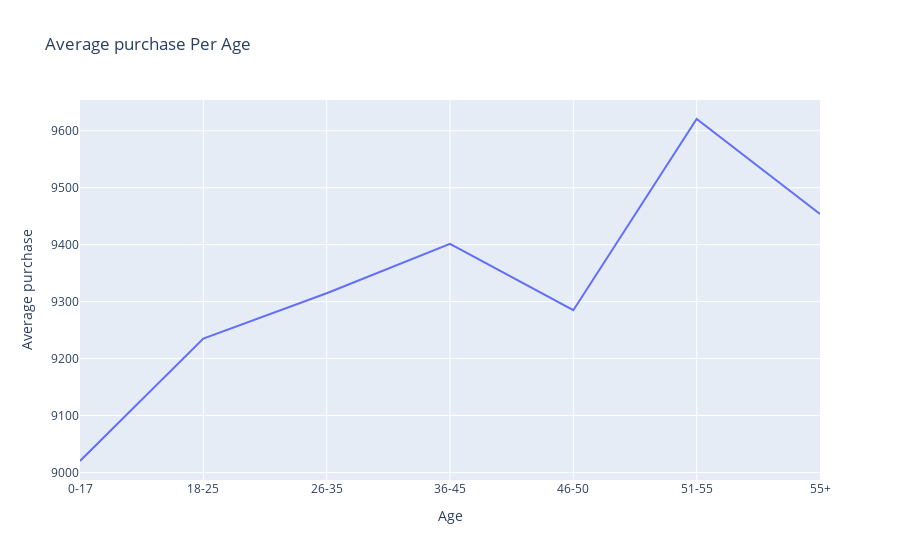

Here is the notebook cell this chart was saved with:
### Code cell
groupbyData = data.groupby('Age')['Purchase'].mean()
groupbyData  = pd.DataFrame({'Age':groupbyData.index, 'Average purchase':groupbyData.values})
px.line(groupbyData, x="Age", y="Average purchase", title='Average purchase Per Age')

### Figure 1 — Plotly figure (JSON) as saved in the notebook; plotly's stock layout.template omitted (floating-point values rounded to 4 significant figures)
{"data": [{"hovertemplate": "Age=%{x}<br>Average purchase=%{y}<extra></extra>", "legendgroup": "", "line": {"color": "#636efa", "dash": "solid"}, "mode": "lines", "name": "", "orientation": "v", "showlegend": false, "type": "scatter", "x": ["0-17", "18-25", "26-35", "36-45", "46-50", "51-55", "55+"], "xaxis": "x", "y": [9020.0, 9235.0, 9315.0, 9401.0, 9285.0, 9621.0, 9454.0], "yaxis": "y"}], "layout": {"legend": {"tracegroupgap": 0}, "title": {"text": "Average purchase Per Age"}, "xaxis": {"anchor": "y", "domain": [0, 1], "title": {"text": "Age"}}, "yaxis": {"anchor": "x", "domain": [0, 1], "title": {"text": "Average purchase"}}}}
